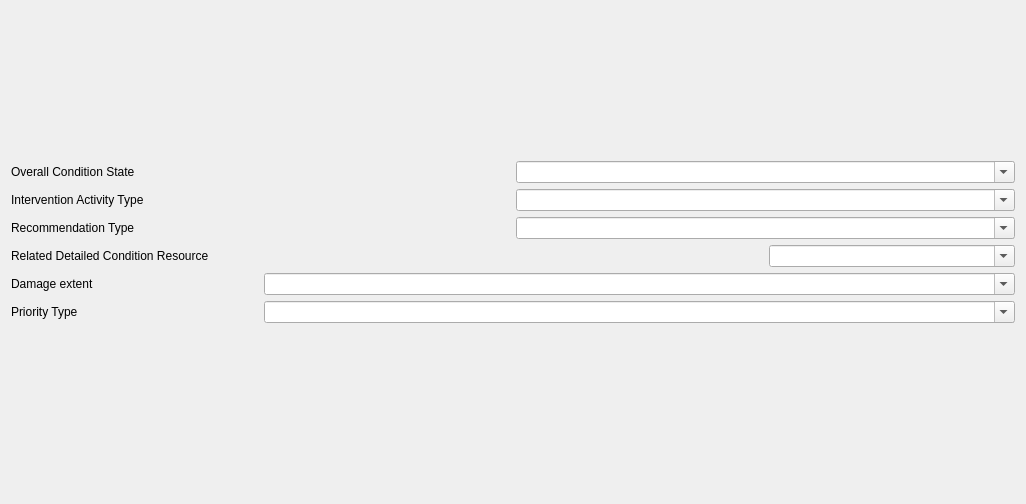
             <widget class="QWidget" name="page_10">
              <property name="geometry">
               <rect>
                <x>0</x>
                <y>0</y>
                <width>1026</width>
                <height>504</height>
               </rect>
              </property>
              <attribute name="label">
               <string>Other</string>
              </attribute>
              <layout class="QGridLayout" name="gridLayout_41">
               <item row="0" column="0">
                <layout class="QGridLayout" name="gridLayout_19">
                 <item row="4" column="3">
                  <widget class="QComboBox" name="comboBox_related">
                   <property name="editable">
                    <bool>true</bool>
                   </property>
                  </widget>
                 </item>
                 <item row="5" column="1" colspan="3">
                  <widget class="QComboBox" name="comboBox_damage">
                   <property name="editable">
                    <bool>true</bool>
                   </property>
                  </widget>
                 </item>
                 <item row="6" column="0">
                  <widget class="QLabel" name="label_65">
                   <property name="text">
                    <string>Priority Type</string>
                   </property>
                  </widget>
                 </item>
                 <item row="1" column="0" colspan="2">
                  <widget class="QLabel" name="label_61">
                   <property name="text">
                    <string>Overall Condition State</string>
                   </property>
                  </widget>
                 </item>
                 <item row="5" column="0">
                  <widget class="QLabel" name="label_9">
                   <property name="text">
                    <string>Damage extent</string>
                   </property>
                  </widget>
                 </item>
                 <item row="3" column="0" colspan="2">
                  <widget class="QLabel" name="label_60">
                   <property name="text">
                    <string>Recommendation Type</string>
                   </property>
                  </widget>
                 </item>
                 <item row="2" column="2" colspan="2">
                  <widget class="QComboBox" name="comboBox_int_activity_type">
                   <property name="editable">
                    <bool>true</bool>
                   </property>
                  </widget>
                 </item>
                 <item row="3" column="2" colspan="2">
                  <widget class="QComboBox" name="comboBox_raccomandation">
                   <property name="editable">
                    <bool>true</bool>
                   </property>
                  </widget>
                 </item>
                 <item row="4" column="0" colspan="3">
                  <widget class="QLabel" name="label_64">
                   <property name="text">
                    <string>Related Detailed Condition Resource</string>
                   </property>
                  </widget>
                 </item>
                 <item row="6" column="1" colspan="3">
                  <widget class="QComboBox" name="comboBox_priority">
                   <property name="editable">
                    <bool>true</bool>
                   </property>
                  </widget>
                 </item>
                 <item row="1" column="2" colspan="2">
                  <widget class="QComboBox" name="comboBox_overall">
                   <property name="editable">
                    <bool>true</bool>
                   </property>
                  </widget>
                 </item>
                 <item row="2" column="0" colspan="2">
                  <widget class="QLabel" name="label_57">
                   <property name="text">
                    <string>Intervention Activity Type</string>
                   </property>
                  </widget>
                 </item>
                </layout>
               </item>
               <item row="1" column="0">
                <spacer name="horizontalSpacer">
                 <property name="orientation">
                  <enum>Qt::Horizontal</enum>
                 </property>
                 <property name="sizeHint" stdset="0">
                  <size>
                   <width>40</width>
                   <height>20</height>
                  </size>
                 </property>
                </spacer>
               </item>
              </layout>
             </widget>
